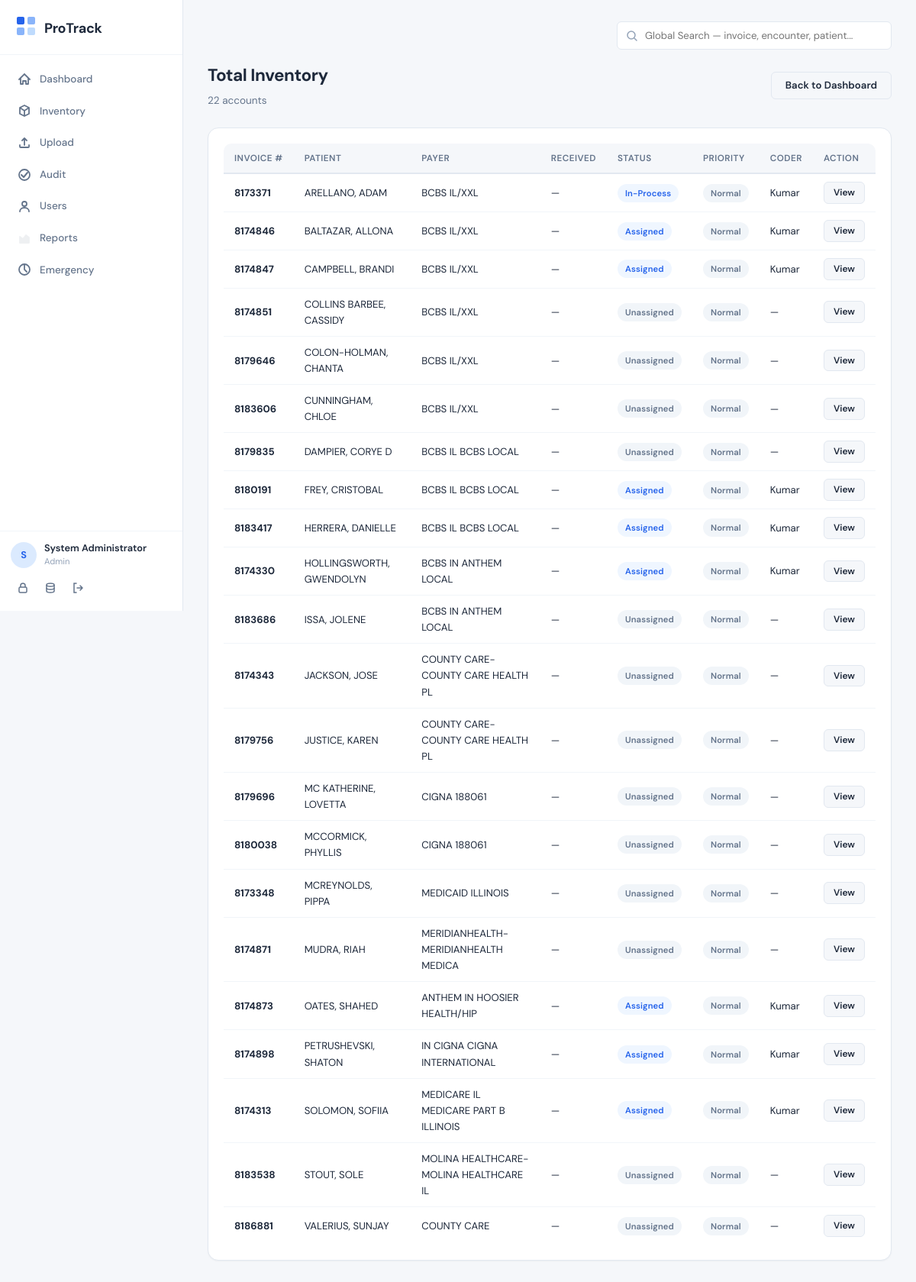
The page /drill/total_inventory (signed in) on the database its author committed.
### tables this page shows
CREATE TABLE accounts (
        id INTEGER PRIMARY KEY AUTOINCREMENT,
        invoice_number TEXT UNIQUE NOT NULL,
        encounter_id TEXT,
        patient_number TEXT,
        patient_name TEXT,
        payer_name TEXT,
        location TEXT,
        provider TEXT,
        total_charge TEXT,
        withhold_code TEXT,
        date_of_service DATE,
        cpt_codes TEXT,
        icd10_codes TEXT,
        diagnosis TEXT,
        notes TEXT,
        first_upload_at TIMESTAMP,
        tat_deadline TIMESTAMP,
        upload_date DATE DEFAULT (date('now')),
        status TEXT DEFAULT 'Unassigned' CHECK(status IN (
            'Unassigned','Assigned','In-Process','Pending','Completed',
            'Assigned to Biller','Billing In Progress','Finalized',
            'Rework - Coder','Rework - Biller','Clarification Needed',
            'Audited - Passed','Audited - Failed','Cancelled'
        )),
        priority TEXT DEFAULT 'Medium' CHECK(priority IN ('Low','Medium','High')),
        assigned_coder_id INTEGER,
        assigned_biller_id INTEGER,
        coder_comments TEXT,
        biller_comments TEXT,
        auditor_id INTEGER,
        auditor_comments TEXT,
        audit_status TEXT CHECK(audit_status IN ('Passed','Failed',NULL)),
        coded_at TIMESTAMP,
        billed_at TIMESTAMP,
        finalized_at TIMESTAMP,
        audited_at TIMESTAMP,
        upload_batch_id INTEGER,
        extra_data TEXT
    );

CREATE TABLE users (
        id INTEGER PRIMARY KEY AUTOINCREMENT,
        username TEXT UNIQUE NOT NULL,
        password_hash TEXT NOT NULL,
        full_name TEXT NOT NULL,
        role TEXT NOT NULL CHECK(role IN ('SuperAdmin','Admin','User','Auditor')),
        user_type TEXT DEFAULT NULL CHECK(user_type IN ('Coder','Biller',NULL)),
        is_active INTEGER DEFAULT 1,
        created_at TIMESTAMP DEFAULT CURRENT_TIMESTAMP,
        last_login TIMESTAMP,
        created_by INTEGER
    );

### app.py (the view)
@app.route('/drill/<metric>')
@login_required
def drill_down(metric):
    db = get_db()
    uid = session['user_id']
    utype = session.get('user_type')
    title = metric.replace('_', ' ').title()
    filters = {
        'total_inventory': "1=1",
        'total_completed': "a.status IN ('Completed','Finalized','Audited - Passed')",
        'high_priority_pending': "a.priority='High' AND a.status NOT IN ('Completed','Finalized','Audited - Passed','Cancelled')",
        'remaining': "a.status NOT IN ('Completed','Finalized','Audited - Passed','Cancelled')",
        'within_tat': "a.tat_deadline IS NOT NULL AND datetime('now') <= a.tat_deadline AND a.status NOT IN ('Completed','Finalized','Audited - Passed','Cancelled')",
        'breached_tat': "a.tat_deadline IS NOT NULL AND datetime('now') > a.tat_deadline AND a.status NOT IN ('Completed','Finalized','Audited - Passed','Cancelled')",
        'unassigned': "a.status='Unassigned'",
        'my_assigned': f"a.assigned_coder_id={uid} AND a.status IN ('Assigned','In-Process','Pending','Rework - Coder','Clarification Needed')" if utype=='Coder' else f"a.assigned_biller_id={uid} AND a.status IN ('Assigned to Biller','Billing In Progress','Rework - Biller')",
        'my_completed': f"a.assigned_coder_id={uid} AND a.coded_at IS NOT NULL" if utype=='Coder' else f"a.assigned_biller_id={uid} AND a.billed_at IS NOT NULL",
        'my_high': f"a.assigned_coder_id={uid} AND a.priority='High' AND a.status IN ('Assigned','In-Process','Pending','Rework - Coder')" if utype=='Coder' else f"a.assigned_biller_id={uid} AND a.priority='High' AND a.status IN ('Assigned to Biller','Billing In Progress')",
        'my_rework': f"a.assigned_coder_id={uid} AND a.status='Rework - Coder'" if utype=='Coder' else f"a.assigned_biller_id={uid} AND a.status='Rework - Biller'",
        'coding_pending': "a.status IN ('Assigned','In-Process','Pending')",
        'billing_pending': "a.status IN ('Assigned to Biller','Billing In Progress')",
        'rework_pending': "a.status IN ('Rework - Coder','Rework - Biller')",
    }
    where = filters.get(metric, "1=1")
    accounts = db.execute(f"""
        SELECT a.*, c.full_name as coder_name, b.full_name as biller_name
        FROM accounts a LEFT JOIN users c ON a.assigned_coder_id=c.id
        LEFT JOIN users b ON a.assigned_biller_id=b.id
        WHERE {where}
        ORDER BY CASE WHEN a.priority='High' THEN 0 WHEN a.priority='Medium' THEN 1 ELSE 2 END, a.first_upload_at ASC
    """).fetchall()
    return render_template('drill_down.html', accounts=accounts, title=title, metric=metric)

### app.py (called while the page is built)
def get_db():
    if 'db' not in g:
        g.db = sqlite3.connect(DATABASE)
        g.db.row_factory = sqlite3.Row
        g.db.execute("PRAGMA journal_mode=WAL")
        g.db.execute("PRAGMA foreign_keys=ON")
    return g.db

def login_required(f):
    @wraps(f)
    def decorated(*a, **kw):
        if 'user_id' not in session:
            flash('Please log in.', 'warning')
            return redirect(url_for('login'))
        return f(*a, **kw)
    return decorated

@app.context_processor
def inject_helpers():
    return {'can_delete': can_delete}

### templates/drill_down.html (shortened to what this page needs)
{% extends "base.html" %}
{% block content %}
<div class="page-header">
    <div class="page-header-row">
        <div>
            <h1>{{ title }}</h1>
            <p>{{ accounts|length }} accounts</p>
        </div>
        <a href="{{ url_for('dashboard') }}" class="btn btn-secondary">Back to Dashboard</a>
    </div>
</div>
<div class="card">
    <div class="table-wrapper">
        <table>
            <thead>
                <tr><th>Invoice #</th><th>Patient</th><th>Payer</th><th>Received</th><th>Status</th><th>Priority</th><th>Coder</th><th>Action</th></tr>
            </thead>
            <tbody>
                {% for acc in accounts %}
                <tr>
                    <td><strong>{{ acc['invoice_number'] }}</strong></td>
                    <td>{{ acc['patient_name'] or '—' }}</td>
                    <td>{{ acc['payer_name'] or '—' }}</td>
                    <td>{{ acc['received_date'] or '—' }}</td>
                    <td><span class="badge {% if 'Completed' in acc['status'] or 'Finalized' in acc['status'] or 'Passed' in acc['status'] %}badge-green{% elif 'Rework' in acc['status'] or 'Failed' in acc['status'] %}badge-red{% elif acc['status'] == 'Unassigned' %}badge-gray{% else %}badge-blue{% endif %}">{{ acc['status'] }}</span></td>
                    <td>{% if acc['priority'] == 'High' %}<span class="badge badge-red">HIGH</span>{% else %}<span class="badge badge-gray">Normal</span>{% endif %}</td>
                    <td>{{ acc['coder_name'] or '—' }}</td>
                    <td><a href="{{ url_for('account_detail', account_id=acc['id']) }}" class="btn btn-sm btn-secondary">View</a></td>
                </tr>
                {% endfor %}
            </tbody>
        </table>
    </div>
</div>
{% endblock %}

### static/css/style.css (style rules this page uses)
:root { --bg: #f5f7fa; --bg-card: #ffffff; --bg-sidebar: #ffffff; --text: #1e293b; --text-secondary: #64748b; --text-muted: #94a3b8; --border: #e2e8f0; --border-light: #f1f5f9; --blue-50: #eff6ff; --blue-100: #dbeafe; --blue-500: #3b82f6; --blue-600: #2563eb; --blue-700: #1d4ed8; --green-50: #f0fdf4; --green-100: #dcfce7; --green-500: #22c55e; --green-600: #16a34a; --red-50: #fef2f2; --red-100: #fee2e2; --red-500: #ef4444; --red-600: #dc2626; --amber-50: #fffbeb; --amber-100: #fef3c7; --amber-500: #f59e0b; --amber-600: #d97706; --purple-50: #faf5ff; --purple-500: #a855f7; --radius: 10px; --radius-sm: 6px; --radius-lg: 14px; --shadow-sm: 0 1px 2px rgba(0,0,0,0.04); --shadow: 0 1px 3px rgba(0,0,0,0.06), 0 1px 2px rgba(0,0,0,0.04); --shadow-md: 0 4px 6px -1px rgba(0,0,0,0.07), 0 2px 4px -2px rgba(0,0,0,0.05); --shadow-lg: 0 10px 15px -3px rgba(0,0,0,0.08), 0 4px 6px -4px rgba(0,0,0,0.04); --transition: 0.2s ease; --sidebar-width: 240px; --font: 'DM Sans', -apple-system, BlinkMacSystemFont, sans-serif; --font-mono: 'JetBrains Mono', monospace; }
*, *::before, *::after { box-sizing: border-box; margin: 0; padding: 0; }
html { font-size: 15px; }
body { font-family: var(--font); background: var(--bg); color: var(--text); line-height: 1.6; min-height: 100vh; -webkit-font-smoothing: antialiased; }
.page-header { margin-bottom: 24px; }
.page-header h1 { font-size: 1.5rem; font-weight: 700; color: var(--text); letter-spacing: -0.02em; }
.page-header p { color: var(--text-secondary); font-size: 0.9rem; margin-top: 4px; }
.page-header-row { display: flex; justify-content: space-between; align-items: center; flex-wrap: wrap; gap: 12px; }
.card { background: var(--bg-card); border: 1px solid var(--border); border-radius: var(--radius-lg); padding: 20px; box-shadow: var(--shadow-sm); }
.table-wrapper { overflow-x: auto; border-radius: var(--radius); }
table { width: 100%; border-collapse: collapse; font-size: 0.88rem; }
thead { background: var(--bg); }
thead th { padding: 10px 14px; text-align: left; font-weight: 600; font-size: 0.78rem; text-transform: uppercase; letter-spacing: 0.04em; color: var(--text-secondary); border-bottom: 2px solid var(--border); white-space: nowrap; }
tbody td { padding: 10px 14px; border-bottom: 1px solid var(--border-light); color: var(--text); vertical-align: middle; }
tbody tr:last-child td { border-bottom: none; }
.badge { display: inline-flex; align-items: center; padding: 3px 10px; border-radius: 20px; font-size: 0.75rem; font-weight: 600; letter-spacing: 0.01em; white-space: nowrap; }
.badge-blue { background: var(--blue-50); color: var(--blue-600); }
.badge-gray { background: var(--border-light); color: var(--text-secondary); }
.btn { display: inline-flex; align-items: center; gap: 6px; padding: 8px 18px; border-radius: var(--radius-sm); font-size: 0.88rem; font-weight: 600; font-family: var(--font); text-decoration: none; border: none; cursor: pointer; transition: var(--transition); line-height: 1.4; }
.btn-secondary { background: var(--bg); color: var(--text); border: 1px solid var(--border); }
.btn-sm { padding: 5px 12px; font-size: 0.8rem; }

### rows shown on the page
accounts: invoice_number "8173371", patient_name "ARELLANO, ADAM", payer_name "BCBS IL/XXL", acc "—", status "In-Process", priority "Normal", full_name "Kumar"
accounts: invoice_number "8174846", patient_name "BALTAZAR, ALLONA", payer_name "BCBS IL/XXL", acc "—", status "Assigned", priority "Normal", full_name "Kumar"
accounts: invoice_number "8174847", patient_name "CAMPBELL, BRANDI", payer_name "BCBS IL/XXL", acc "—", status "Assigned", priority "Normal", full_name "Kumar"
accounts: invoice_number "8174851", patient_name "COLLINS BARBEE, CASSIDY", payer_name "BCBS IL/XXL", acc "—", status "Unassigned", priority "Normal"
accounts: invoice_number "8179646", patient_name "COLON-HOLMAN, CHANTA", payer_name "BCBS IL/XXL", acc "—", status "Unassigned", priority "Normal"
accounts: invoice_number "8183606", patient_name "CUNNINGHAM, CHLOE", payer_name "BCBS IL/XXL", acc "—", status "Unassigned", priority "Normal"
accounts: invoice_number "8179835", patient_name "DAMPIER, CORYE D", payer_name "BCBS IL BCBS LOCAL", acc "—", status "Unassigned", priority "Normal"
accounts: invoice_number "8180191", patient_name "FREY, CRISTOBAL", payer_name "BCBS IL BCBS LOCAL", acc "—", status "Assigned", priority "Normal", full_name "Kumar"
accounts: invoice_number "8183417", patient_name "HERRERA, DANIELLE", payer_name "BCBS IL BCBS LOCAL", acc "—", status "Assigned", priority "Normal", full_name "Kumar"
accounts: invoice_number "8174330", patient_name "HOLLINGSWORTH, GWENDOLYN", payer_name "BCBS IN ANTHEM LOCAL", acc "—", status "Assigned", priority "Normal", full_name "Kumar"
accounts: invoice_number "8183686", patient_name "ISSA, JOLENE", payer_name "BCBS IN ANTHEM LOCAL", acc "—", status "Unassigned", priority "Normal"
accounts: invoice_number "8174343", patient_name "JACKSON, JOSE", payer_name "COUNTY CARE-COUNTY CARE HEALTH PL", acc "—", status "Unassigned", priority "Normal"
accounts: invoice_number "8179756", patient_name "JUSTICE, KAREN", payer_name "COUNTY CARE-COUNTY CARE HEALTH PL", acc "—", status "Unassigned", priority "Normal"
accounts: invoice_number "8179696", patient_name "MC KATHERINE, LOVETTA", payer_name "CIGNA 188061", acc "—", status "Unassigned", priority "Normal"
accounts: invoice_number "8180038", patient_name "MCCORMICK, PHYLLIS", payer_name "CIGNA 188061", acc "—", status "Unassigned", priority "Normal"
accounts: invoice_number "8173348", patient_name "MCREYNOLDS, PIPPA", payer_name "MEDICAID ILLINOIS", acc "—", status "Unassigned", priority "Normal"
accounts: invoice_number "8174871", patient_name "MUDRA, RIAH", payer_name "MERIDIANHEALTH-MERIDIANHEALTH MEDICA", acc "—", status "Unassigned", priority "Normal"
accounts: invoice_number "8174873", patient_name "OATES, SHAHED", payer_name "ANTHEM IN HOOSIER HEALTH/HIP", acc "—", status "Assigned", priority "Normal", full_name "Kumar"
accounts: invoice_number "8174898", patient_name "PETRUSHEVSKI, SHATON", payer_name "IN CIGNA CIGNA INTERNATIONAL", acc "—", status "Assigned", priority "Normal", full_name "Kumar"
accounts: invoice_number "8174313", patient_name "SOLOMON, SOFIIA", payer_name "MEDICARE IL MEDICARE PART B ILLINOIS", acc "—", status "Assigned", priority "Normal", full_name "Kumar"
accounts: invoice_number "8183538", patient_name "STOUT, SOLE", payer_name "MOLINA HEALTHCARE-MOLINA HEALTHCARE IL", acc "—", status "Unassigned", priority "Normal"
accounts: invoice_number "8186881", patient_name "VALERIUS, SUNJAY", payer_name "COUNTY CARE", acc "—", status "Unassigned", priority "Normal"

### other values the page prints
{{ session.get('full_name', 'U')[0] }} "S"
{{ session.get('full_name', 'User') }} "System Administrator"
{{ session.get('role') }} "Admin"
{{ title }} "Total Inventory"
{{ accounts|length }} "22"
